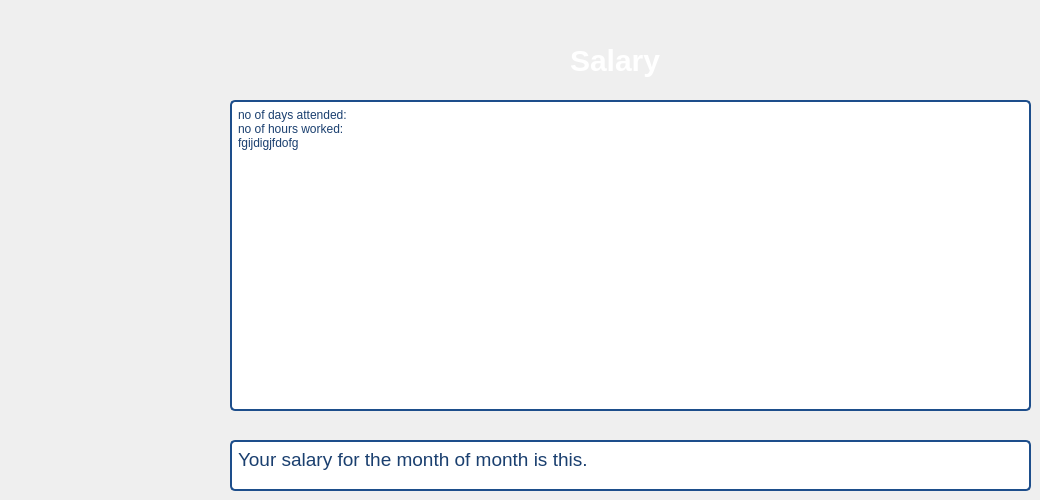
   <widget class="QWidget" name="tab_14">
    <attribute name="title">
     <string>Salary</string>
    </attribute>
    <widget class="QTextBrowser" name="textBrowser_salary2">
     <property name="geometry">
      <rect>
       <x>230</x>
       <y>440</y>
       <width>801</width>
       <height>51</height>
      </rect>
     </property>
     <property name="styleSheet">
      <string notr="true">QTextBrowser
{
background-color: rgb(255, 255, 255); 
color: rgb(26, 63, 111); 
border: 2px solid rgb(29, 78, 139);
border-radius: 5px; 
padding: 2px 2px; 
font-size: 16px;
font-weight: bold;
cursor: pointer; 
transition: background-color 0.3s ease, box-shadow 0.3s ease;
box-shadow: 0 4px 8px rgba(0, 0, 0, 0.1); 
}

</string>
     </property>
     <property name="html">
      <string>&lt;!DOCTYPE HTML PUBLIC &quot;-//W3C//DTD HTML 4.0//EN&quot; &quot;http://www.w3.org/TR/REC-html40/strict.dtd&quot;&gt;
&lt;html&gt;&lt;head&gt;&lt;meta name=&quot;qrichtext&quot; content=&quot;1&quot; /&gt;&lt;meta charset=&quot;utf-8&quot; /&gt;&lt;style type=&quot;text/css&quot;&gt;
p, li { white-space: pre-wrap; }
hr { height: 1px; border-width: 0; }
li.unchecked::marker { content: &quot;\2610&quot;; }
li.checked::marker { content: &quot;\2612&quot;; }
&lt;/style&gt;&lt;/head&gt;&lt;body style=&quot; font-family:'Segoe UI'; font-size:16px; font-weight:700; font-style:normal;&quot;&gt;
&lt;p style=&quot; margin-top:0px; margin-bottom:0px; margin-left:0px; margin-right:0px; -qt-block-indent:0; text-indent:0px;&quot;&gt;&lt;span style=&quot; font-size:14pt; font-weight:400;&quot;&gt;Your salary for the month of month is this.&lt;/span&gt;&lt;/p&gt;&lt;/body&gt;&lt;/html&gt;</string>
     </property>
    </widget>
    <widget class="QTextBrowser" name="textBrowser_salary">
     <property name="geometry">
      <rect>
       <x>230</x>
       <y>100</y>
       <width>801</width>
       <height>311</height>
      </rect>
     </property>
     <property name="styleSheet">
      <string notr="true">QTextBrowser
{
background-color: rgb(255, 255, 255); 
color: rgb(26, 63, 111); 
border: 2px solid rgb(29, 78, 139);
border-radius: 5px; 
padding: 2px 2px; 
font-size: 16px;
font-weight: bold;
cursor: pointer; 
transition: background-color 0.3s ease, box-shadow 0.3s ease;
box-shadow: 0 4px 8px rgba(0, 0, 0, 0.1); 
}

</string>
     </property>
     <property name="html">
      <string>&lt;!DOCTYPE HTML PUBLIC &quot;-//W3C//DTD HTML 4.0//EN&quot; &quot;http://www.w3.org/TR/REC-html40/strict.dtd&quot;&gt;
&lt;html&gt;&lt;head&gt;&lt;meta name=&quot;qrichtext&quot; content=&quot;1&quot; /&gt;&lt;meta charset=&quot;utf-8&quot; /&gt;&lt;style type=&quot;text/css&quot;&gt;
p, li { white-space: pre-wrap; }
hr { height: 1px; border-width: 0; }
li.unchecked::marker { content: &quot;\2610&quot;; }
li.checked::marker { content: &quot;\2612&quot;; }
&lt;/style&gt;&lt;/head&gt;&lt;body style=&quot; font-family:'Segoe UI'; font-size:16px; font-weight:700; font-style:normal;&quot;&gt;
&lt;p style=&quot; margin-top:0px; margin-bottom:0px; margin-left:0px; margin-right:0px; -qt-block-indent:0; text-indent:0px;&quot;&gt;&lt;span style=&quot; font-size:9pt; font-weight:400;&quot;&gt;no of days attended:&lt;/span&gt;&lt;/p&gt;
&lt;p style=&quot; margin-top:0px; margin-bottom:0px; margin-left:0px; margin-right:0px; -qt-block-indent:0; text-indent:0px;&quot;&gt;&lt;span style=&quot; font-size:9pt; font-weight:400;&quot;&gt;no of hours worked:&lt;/span&gt;&lt;/p&gt;
&lt;p style=&quot; margin-top:0px; margin-bottom:0px; margin-left:0px; margin-right:0px; -qt-block-indent:0; text-indent:0px;&quot;&gt;&lt;span style=&quot; font-size:9pt; font-weight:400;&quot;&gt;fgijdigjfdofg&lt;/span&gt;&lt;/p&gt;&lt;/body&gt;&lt;/html&gt;</string>
     </property>
    </widget>
    <widget class="QLabel" name="label_26">
     <property name="geometry">
      <rect>
       <x>570</x>
       <y>40</y>
       <width>101</width>
       <height>41</height>
      </rect>
     </property>
     <property name="styleSheet">
      <string notr="true">QLabel {
color: rgb(255, 255, 255);
font-size: 30px; 
font-weight: bold;
}

QLabel {
text-shadow: 1px 1px 2px rgb(12, 29, 52); 
}
</string>
     </property>
     <property name="text">
      <string>Salary</string>
     </property>
    </widget>
   </widget>
